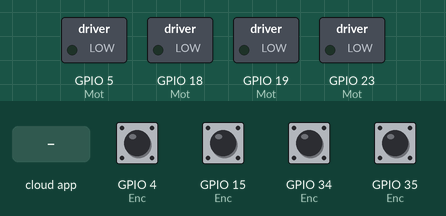
The sketch below on a simulated ESP32. Parts: switched loads named in the sketch (green lamp = pin HIGH). Inputs (shaded band) come from the test bench; at power-on: GPIO 4 (Enc), GPIO 15 (Enc), GPIO 34 (Enc), GPIO 35 (Enc) HIGH. WiFi joins after 1.5 s; servers stay silent unless stated; the ROS host is connected and sends only what is stated; what the sketch prints to the serial monitor is not drawn.

Above: at 3.2 s.
3.3 s: the phone or cloud app sets linear.x to -100
At 3.6 s:
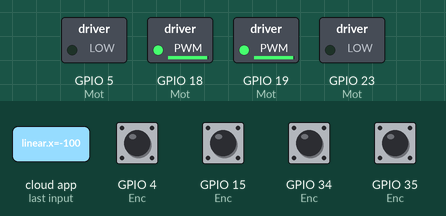
4.8 s: the phone or cloud app sets linear.x to 100
At 6.1 s:
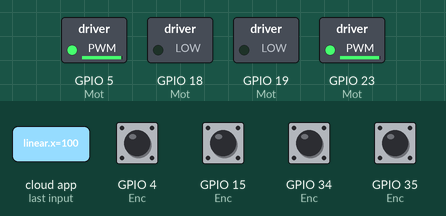
Timing chart, 0 to 7.8 s (numbered marks = the images above; inputs shaded):
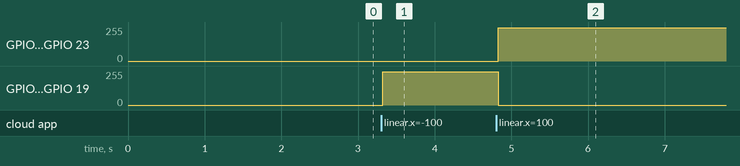

The sketch:

ros_esp32_vel.ino
```cpp
#include <WiFi.h>
#include <WiFiClient.h>
#include <ESPmDNS.h>
#include <WiFiUdp.h>
#include <ros.h>
#include <std_msgs/Int64MultiArray.h>
#include <geometry_msgs/Vector3.h>
#include <geometry_msgs/Twist.h>
#include <geometry_msgs/TransformStamped.h>
#include <nav_msgs/Odometry.h>
#include <sensor_msgs/JointState.h>
#include <tf/tf.h>
#include <tf/transform_broadcaster.h>

#define PI 3.141592
// Indecies for motors and encoders
#define RIGHT 1
#define LEFT 0

#define MOTOR_CONTROL_FREQ  60  // Hz
#define VELOCITY_CALC_FREQ  60  // Hz
#define INFO_PUB_FREQ       60  // Hz

/* Pin Info

// MOTORS
IN1 - 23; IN2 - 19; IN3 - 18; IN4 - 5;

// ENCODERS: Encoder value increases when the robot is moving forward
R_Encoder_A - 34; R_Encoder_B - 35;
L_Encoder_A -  4; L_Encoder_B - 15;

*/


// WIFI AP

// Bandal
// const char* ssid = "Sungwoo";
// const char* password = "1432850781";
// IPAddress server(192, 168, 0, 53); // rosmaster uri

// HRI
// const char* ssid = "HRI_01B";
// const char* password = "auto2957";
// IPAddress server(192, 168, 0, 38); // rosmaster uri


// HOTSPOT
const char* ssid = "SWS23";
const char* password = "sungwooo";
IPAddress server(192, 168, 97, 144); // rosmaster uri

const uint16_t serverPort = 11411; // 11411 is default port of rosserial tcp

/***************** ROS ******************/
ros::NodeHandle nh;

// headers
char get_prefix[10];
char* get_tf_prefix = get_prefix;

char odom_header_frame_id[30];
char odom_child_frame_id[30];
char joint_state_header_frame_id[30];


// Encoder values
std_msgs::Int64MultiArray encoder_msg;
ros::Publisher pub_enc("encoder", &encoder_msg);

int64_t encoder_data[2] = {0, 0};
int64_t last_count_diff[2] = {0, 0};
double motor_rad[2] = {0.0, 0.0};
void publishEncoders(void);

// cmd_vel
geometry_msgs::Twist cmd_vel_msg;
float cmd_lin_vel, cmd_ang_vel;
double target_vel[2] = {0.0, 0.0};
double current_motor_vel[2] = {0.0, 0.0};
int motor_pwm[2] = {0, 0};

// cmd_vel callback
void cbCmdVel(const geometry_msgs::Twist& cmd_vel_msg);

void calcVelocities(void);
void controlMotors(void);

ros::Subscriber<geometry_msgs::Twist> sub_cmd_vel("cmd_vel", cbCmdVel);

// odometry
// Odom
nav_msgs::Odometry odom;
ros::Publisher pub_odom("odom", &odom);
void calcOdom(void);
void updateOdom(void);
void publishOdom(void);

// tf
geometry_msgs::TransformStamped odom_tf;
tf::TransformBroadcaster tf_broadcaster;
void updateTFPrefix(void);
void updateTF(geometry_msgs::TransformStamped& odom_tf);

// joint state
sensor_msgs::JointState joint_states;
ros::Publisher pub_joint_states("joint_states", &joint_states);
void updateJointStates(void);
void publishJointStates(void);


float odom_pose[3];
double odom_vel[3];
static uint32_t times[4]; // 0: motor control, 1: Info publish, ...
uint32_t prev_encoder_time;
uint32_t current_encoder_time;
uint32_t timediff;

/********************* MOTORS ***************************/
// Set Index 1 as Right, 0 as Left.

// Directly using PWM for IN1 and IN2 for each motor
typedef struct { int in1; int in2;} Motor;  // Motor Setting
volatile Motor Mot[2] = {{23,19}, {5,18}};  // Chech your motor wiring and change pin munbers for IN1 & IN2.


/********************* ENCODERS ***************************/
typedef struct { int pinA; int pinB; int pos; int del;} Encoder; // Encoder Setting
// Foward -> Increase, Backward -> Decrease
volatile Encoder Enc[2] = {{4,15,0,0},{35,34,0,0}};  // Swap A & B if reverse count
/* auxiliary debouncing function                             */
void debounce(int del) { // can't use delay in the ISR
    for (int k=0;k<del;k++) k = k +0.0 +0.0 -0.0 +3.0 -3.0;
}


// Wheel Informations
double wheel_radius = 0.0325; // m
int64_t one_cycle_count = 2340;
double wheel_seperation = 0.136; // m

double count2rad = (2 * PI) / one_cycle_count ;
double rad2count = one_cycle_count / (2 * PI);
int meter_to_pulse(double meter){
  return meter / (wheel_radius * count2rad);
}

int64_t lastEn0pos, lastEn1pos;

/********************** ENCODER ISRs *********************************/
/* Interrupt Service Routine(ISR): change on pin A for Encoder 0  */
void IRAM_ATTR isrPinAEn0(){
  int64_t drB = digitalRead(Enc[0].pinB); /* read pin B right away */
  debounce(Enc[0].del);   /* possibly wait before reading pin A, then read it */
  int64_t drA = digitalRead(Enc[0].pinA);
  /* this updates the counter                                */
  if (drA == HIGH) {   /* low->high on A? */
    if (drB == LOW) Enc[0].pos++;  /* clockwise: increment by checking pin B */
    else Enc[0].pos--;  /* going counterclockwise: decrement  */
  } else {                       /* must be high to low on A */
    if (drB == HIGH) Enc[0].pos++;  /* clockwise: increment by checking pin B */
    else Enc[0].pos--;  /* going counterclockwise: decrement  */
  } /* end counter update                                    */
} /* end ISR pin A Encoder 0                                 */

/* Interrupt Service Routine: change on pin B for Encoder 0  */
void IRAM_ATTR isrPinBEn0(){
  int64_t drA = digitalRead(Enc[0].pinA); /* read pin A right away */
  debounce(Enc[0].del);   /* possibly wait before reading pin B, then read it */
  int64_t drB = digitalRead(Enc[0].pinB);
if (drB == HIGH) {   /* low->high on B? */
    if (drA == HIGH) Enc[0].pos++;  /* clockwise: increment check pin A */
    else Enc[0].pos--;  /* going counterclockwise: decrement  */
  } else {                       /* must be high to low on B */
    if (drA == LOW) Enc[0].pos++;  /* clockwise: increment check pin A */
    else Enc[0].pos--;  /* going counterclockwise: decrement  */
  } /* end counter update */
} /* end ISR pin B Encoder 0  */

void IRAM_ATTR isrPinAEn1(){   /* ISR: change on pin A for Encoder 1  */
  int64_t drB = digitalRead(Enc[1].pinB); /* read pin B right away */
  debounce(Enc[1].del);   /* possibly wait before reading pin A, then read it */
  int64_t drA = digitalRead(Enc[1].pinA);
if (drA == HIGH) {   /* low->high on A? */
    if (drB == LOW) Enc[1].pos++;  /* going clockwise: increment         */
    else Enc[1].pos--;  /* going counterclockwise: decrement  */
  } else { /* must be high to low on A                       */
    if (drB == HIGH) Enc[1].pos++;  /* going clockwise: increment         */
    else Enc[1].pos--;  /* going counterclockwise: decrement  */
  } /* end counter update                                    */
} /* end ISR pin A Encoder 1                                 */

void IRAM_ATTR isrPinBEn1(){    /* ISR: change on pin B for Encoder 1  */
  int64_t drA = digitalRead(Enc[1].pinA); /* read pin A right away */
  debounce(Enc[1].del);   /* possibly wait before reading pin B, then read it */
  int64_t drB = digitalRead(Enc[1].pinB);
if (drB == HIGH) {   /* low->high on B? */
    if (drA == HIGH) Enc[1].pos++;  /* going clockwise: increment         */
    else Enc[1].pos--;  /* going counterclockwise: decrement  */
  } else { /* must be high to low on B                       */
    if (drA == LOW) Enc[1].pos++;  /* going clockwise: increment         */
    else Enc[1].pos--;  /* going counterclockwise: decrement  */
  } /* end counter update                                    */
} /* end ISR pin B Encoder 1 */

/********************* PWM Properties ***************************/
const int freq = 30000;
const int pwm_in1 = 0;
const int pwm_in2 = 1;
const int pwm_in3 = 2;
const int pwm_in4 = 3;
const int resolution = 8;
int dutyCycle = 200;


void carStop() {
  ledcWrite(pwm_in1, 0);
  ledcWrite(pwm_in2, 0);
  ledcWrite(pwm_in3, 0);
  ledcWrite(pwm_in4, 0);
}


int duty = 215;  // Speed in duty : 200 is moving, 255 is maximum.
char ch = 0; // for incoming serial data


void setup(void) {


  // Motor Setup
  // sets the pins as outputs:
  pinMode(Mot[RIGHT].in1, OUTPUT);     pinMode(Mot[RIGHT].in2, OUTPUT);
  pinMode(Mot[LEFT].in1, OUTPUT);     pinMode(Mot[LEFT].in2, OUTPUT);

  // configure LED PWM functionalitites
  ledcSetup(pwm_in1, freq, resolution);     ledcSetup(pwm_in2, freq, resolution);
  ledcSetup(pwm_in3, freq, resolution);     ledcSetup(pwm_in4, freq, resolution);
  // attach the channel to the GPIO to be controlled
  ledcAttachPin(Mot[RIGHT].in1, pwm_in1);     ledcAttachPin(Mot[RIGHT].in2, pwm_in2);
  ledcAttachPin(Mot[LEFT].in1, pwm_in3);     ledcAttachPin(Mot[LEFT].in2, pwm_in4);
  carStop();

  Serial.begin(115200);     Serial.println("");
  Serial.print("Connecting to ");
  Serial.println(ssid);

  WiFi.mode(WIFI_STA);
  WiFi.begin(ssid, password);
  Serial.println("");


  // Wait for connection
  while (WiFi.waitForConnectResult() != WL_CONNECTED) {
    delay(1000);
    Serial.print(".");
  }


  Serial.println("");
  Serial.println("WiFi connected");
  Serial.print("IP address: ");
  Serial.println(WiFi.localIP());


  // Encoder pin setup
  pinMode(Enc[RIGHT].pinA, INPUT);
  pinMode(Enc[RIGHT].pinB, INPUT);
  pinMode(Enc[LEFT].pinA, INPUT);
  pinMode(Enc[LEFT].pinB, INPUT);
  // turn on pullup resistors
  digitalWrite(Enc[RIGHT].pinA, HIGH);
  digitalWrite(Enc[RIGHT].pinB, HIGH);
  digitalWrite(Enc[LEFT].pinA, HIGH);
  digitalWrite(Enc[LEFT].pinB, HIGH);
  // encoder pin on interrupts
  attachInterrupt(Enc[RIGHT].pinA, isrPinAEn1, CHANGE);
  attachInterrupt(Enc[RIGHT].pinB, isrPinBEn1, CHANGE);
  attachInterrupt(Enc[LEFT].pinA, isrPinAEn0, CHANGE);
  attachInterrupt(Enc[LEFT].pinB, isrPinBEn0, CHANGE);

  // ROS Initialize

  Serial.println("Initializing ROS");


  // Connect to master

  Serial.println("Connecting to ROS master...");
  nh.getHardware()->setConnection(server, serverPort);

  Serial.println("Connected!");

  // Node initialize
  delay(500);
  Serial.println("Initializing rosserial node...");
  nh.initNode();

  // Publisher advertise
  Serial.println("Advertising publishers...");
  nh.advertise(pub_odom);
  nh.advertise(pub_enc);
  nh.advertise(pub_joint_states);

  tf_broadcaster.init(nh);


  // Subscriber
  Serial.println("Setting up subscribers...");
  nh.subscribe(sub_cmd_vel);


  Serial.println("Initializing msgs...");

  encoder_msg.data_length = 2;
  encoder_data[RIGHT] = 0;
  encoder_data[LEFT] = 0;
  encoder_msg.data = encoder_data;

  updateTFPrefix();

  // Initialize odom
  for (int index = 0; index < 3; index++){
    odom_pose[index] = 0.0;
    odom_vel[index]  = 0.0;
  }

  odom.pose.pose.position.x = 0.0;
  odom.pose.pose.position.y = 0.0;
  odom.pose.pose.position.z = 0.0;

  odom.pose.pose.orientation.x = 0.0;
  odom.pose.pose.orientation.y = 0.0;
  odom.pose.pose.orientation.z = 0.0;
  odom.pose.pose.orientation.w = 0.0;

  odom.twist.twist.linear.x  = 0.0;
  odom.twist.twist.angular.z = 0.0;

  joint_states.name_length = 2;
  joint_states.position_length = 2;
  joint_states.velocity_length = 2;
  joint_states.effort_length   = 2;

  static char *joint_states_name[] = {(char*)"joint_right_wheel", (char*)"joint_left_wheel"};
  joint_states.header.frame_id = joint_state_header_frame_id;

  joint_states.name = joint_states_name;

  float temp[] = {0.0, 0.0};
  joint_states.position = temp;
  joint_states.velocity = temp;
  joint_states.effort = temp;


  Serial.println("ESP32 Initialized");
  prev_encoder_time = millis();

  lastEn0pos = 0; lastEn1pos = 0;
}

void loop(void) {
  if (!nh.connected()) {
    // Serial.println("connection failed. Retrying...");
    delay(500);
  }

  else  {
    uint32_t t = millis();
    if ((t - times[2]) >= (1000 / MOTOR_CONTROL_FREQ)){
      controlMotors();
      times[2] = t;
    }
    if ((t - times[0]) >= (1000 / VELOCITY_CALC_FREQ)){
      calcVelocities();
      times[0] = t;
    }

    if ((t - times[1]) >= (1000 / INFO_PUB_FREQ)){
      publishEncoders();
      publishOdom();
      publishJointStates();
      times[1] = t;
    }

  }
  nh.spinOnce();
}

/****** Functions ******/
// cmd_vel callback
void cbCmdVel(const geometry_msgs::Twist& cmd_vel_msg){
  cmd_lin_vel = cmd_vel_msg.linear.x;
  cmd_ang_vel = cmd_vel_msg.angular.z;
}


void publishEncoders(){


  encoder_data[RIGHT] = Enc[RIGHT].pos;
  encoder_data[LEFT] = Enc[LEFT].pos;
  Serial.print("Encoders: "); Serial.print(Enc[LEFT].pos); Serial.print(" | "); Serial.println(Enc[RIGHT].pos);
  encoder_msg.data = encoder_data;

  pub_enc.publish(&encoder_msg);
}

void calcVelocities(){
  target_vel[LEFT] = cmd_lin_vel + (cmd_ang_vel * wheel_seperation/2);
  target_vel[RIGHT] = cmd_lin_vel - (cmd_ang_vel * wheel_seperation/2);

  // Right motor velocity


  // Use Fixed Velocities

  if (target_vel[RIGHT] > 0.03) motor_pwm[RIGHT] = 250;
  else if (target_vel[RIGHT] > 0) motor_pwm[RIGHT] = 150;
  else if (target_vel[RIGHT] < -0.03) motor_pwm[RIGHT] = -250;
  else if (target_vel[RIGHT] < 0) motor_pwm[RIGHT] = -150;
  else motor_pwm[RIGHT] = 0;

  if (target_vel[LEFT] > 0.03) motor_pwm[LEFT] = 250;
  else if (target_vel[LEFT] > 0) motor_pwm[LEFT] = 150;
  else if (target_vel[LEFT] < -0.03) motor_pwm[LEFT] = -250;
  else if (target_vel[LEFT] < 0) motor_pwm[LEFT] = -150;
  else motor_pwm[LEFT] = 0;

  // for(int i = 0; i<2; i++)
  //   if (target_vel[i] > 0.6) target_vel[i] = 0.6;
  //   else if (target_vel[i] < -0.6) target_vel[i] = -0.6;
  //   else if ((target_vel[i] > 0.0) && (target_vel[i] < 0.13)) target_vel[i] = 0.13;
  //   else if ((target_vel[i] < 0.0) && (target_vel[i] > -0.13)) target_vel[i] = -0.13;
  //   else target_vel[i] = 0.0;


  Serial.println();
  Serial.print("Target Velocity: "); Serial.print(target_vel[LEFT]); Serial.print(" m/s | ");
  Serial.print(target_vel[RIGHT]);Serial.println(" m/s");

  Serial.print("Current Velocity: ");
  Serial.print(current_motor_vel[LEFT]); Serial.print(" m/s | ");
  Serial.print(current_motor_vel[RIGHT]); Serial.println(" m/s");

  int err_p = 50;
  // motor_pwm[LEFT] += (int)(err_p *(target_vel[LEFT] - current_motor_vel[LEFT]));
  // motor_pwm[RIGHT] += (int)(err_p *(target_vel[RIGHT] - current_motor_vel[RIGHT]));

  for(int i = 0; i<2; i++){
    // Max Velocity: 0.60 m/s at 250
    // Min Velocity: 0.18 m/s at 130
    if (motor_pwm[i] > 255) motor_pwm[i] = 255;
    else if (motor_pwm[i] < -255) motor_pwm[i] = -255;
  }
}

void controlMotors(){


  Serial.print("PWM command: ");
  Serial.print(motor_pwm[LEFT]); Serial.print(" | ");
  Serial.print(motor_pwm[RIGHT]); Serial.println("");
  if (motor_pwm[RIGHT] > 0){
    ledcWrite(pwm_in1, motor_pwm[RIGHT]);
    ledcWrite(pwm_in2, 0);
  }
  else if (motor_pwm[RIGHT] < 0){
    ledcWrite(pwm_in1, 0);
    ledcWrite(pwm_in2, -motor_pwm[RIGHT]);
  }
  else{
    ledcWrite(pwm_in1, 0);
    ledcWrite(pwm_in2, 0);
  }

  if (motor_pwm[LEFT] > 0){
    ledcWrite(pwm_in3, motor_pwm[LEFT]);
    ledcWrite(pwm_in4, 0);
  }
  else if (motor_pwm[LEFT] < 0){
    ledcWrite(pwm_in3, 0);
    ledcWrite(pwm_in4, -motor_pwm[LEFT]);
  }
  else{
    ledcWrite(pwm_in3, 0);
    ledcWrite(pwm_in4, 0);
  }
}

void calcOdom(){
  double wheel_l, wheel_r;      // rotation value of wheel [rad]
  double delta_s, theta, delta_theta;
  double v, w;                  // v = translational velocity [m/s], w = rotational velocity [rad/s]
  double step_time;

  current_encoder_time = millis();

  timediff = current_encoder_time - prev_encoder_time;
  int64_t current_en_pos = encoder_data[RIGHT];
  last_count_diff[RIGHT] = current_en_pos - lastEn1pos;
  lastEn1pos = current_en_pos;

  current_en_pos = encoder_data[LEFT];
  last_count_diff[LEFT] = current_en_pos - lastEn0pos;
  lastEn0pos = current_en_pos;

  wheel_l = wheel_r = 0.0;
  delta_s = delta_theta = theta = 0.0;
  v = w = 0.0;
  step_time = 0.0;

  step_time = (double)timediff / 1000.0;

  wheel_l = count2rad * (double)last_count_diff[LEFT];
  wheel_r = count2rad * (double)last_count_diff[RIGHT];

  if (isnan(wheel_l))
    wheel_l = 0.0;

  if (isnan(wheel_r))
    wheel_r = 0.0;

  delta_s = wheel_radius * (wheel_r + wheel_l) / 2.0;
  delta_theta = wheel_radius * (wheel_r - wheel_l) / wheel_seperation;


  // compute odometric pose
  odom_pose[0] += delta_s * cos(odom_pose[2] + (delta_theta / 2.0));
  odom_pose[1] += delta_s * sin(odom_pose[2] + (delta_theta / 2.0));
  odom_pose[2] += delta_theta;
  // compute odometric instantaneouse velocity

  v = delta_s / step_time;
  w = delta_theta / step_time;


  odom_vel[0] = v;
  odom_vel[1] = 0.0;
  odom_vel[2] = w;

  // rad
  motor_rad[LEFT] += wheel_l;
  motor_rad[RIGHT] += wheel_r;

  // m/s
  current_motor_vel[LEFT]  = wheel_radius * wheel_l / step_time;
  current_motor_vel[RIGHT] = wheel_radius * wheel_r / step_time;
  prev_encoder_time = current_encoder_time;
}

void updateOdom(){
  calcOdom();
  odom.header.frame_id = odom_header_frame_id;
  odom.child_frame_id  = odom_child_frame_id;

  odom.pose.pose.position.x = odom_pose[0];
  odom.pose.pose.position.y = odom_pose[1];
  odom.pose.pose.position.z = 0;
  odom.pose.pose.orientation = tf::createQuaternionFromYaw(odom_pose[2]);

  odom.twist.twist.linear.x  = odom_vel[0];
  odom.twist.twist.angular.z = odom_vel[2];
}

void publishOdom(){

  updateOdom();

  odom.header.stamp =  nh.now();
  pub_odom.publish(&odom);

  updateTF(odom_tf);
  odom_tf.header.stamp =  nh.now();
  tf_broadcaster.sendTransform(odom_tf);

}

void updateTF(geometry_msgs::TransformStamped& odom_tf)
{
  odom_tf.header = odom.header;
  odom_tf.child_frame_id = odom.child_frame_id;
  odom_tf.transform.translation.x = odom.pose.pose.position.x;
  odom_tf.transform.translation.y = odom.pose.pose.position.y;
  odom_tf.transform.translation.z = odom.pose.pose.position.z;
  odom_tf.transform.rotation      = odom.pose.pose.orientation;
}

void updateTFPrefix(){
  sprintf(odom_header_frame_id, "odom");
  sprintf(odom_child_frame_id, "base_link");
  sprintf(joint_state_header_frame_id, "base_link");
}

void updateJointStates(){

  static float joint_states_pos[2] = {0.0, 0.0};
  static float joint_states_vel[2] = {0.0, 0.0};
  static float joint_states_eff[2] = {0.0, 0.0};

  joint_states_pos[LEFT]  = (float)motor_rad[LEFT];
  joint_states_pos[RIGHT] = (float)motor_rad[RIGHT];

  joint_states_vel[LEFT]  = (float)current_motor_vel[LEFT];
  joint_states_vel[RIGHT] = (float)current_motor_vel[RIGHT];

  joint_states.position = joint_states_pos;
  joint_states.velocity = joint_states_vel;
  joint_states.effort = joint_states_eff;
}

void publishJointStates(){
  updateJointStates();
  joint_states.header.stamp = nh.now();
  pub_joint_states.publish(&joint_states);

}
```

Measured:
- after the input at 3.3 s, GPIO 18 (Mot), GPIO 19 (Mot): 0/255 → 249/255 at once
- after the input at 4.8 s, GPIO 5 (Mot), GPIO 23 (Mot): 0/255 → 249/255 at once; GPIO 18 (Mot), GPIO 19 (Mot): 249/255 → 0/255 at once
